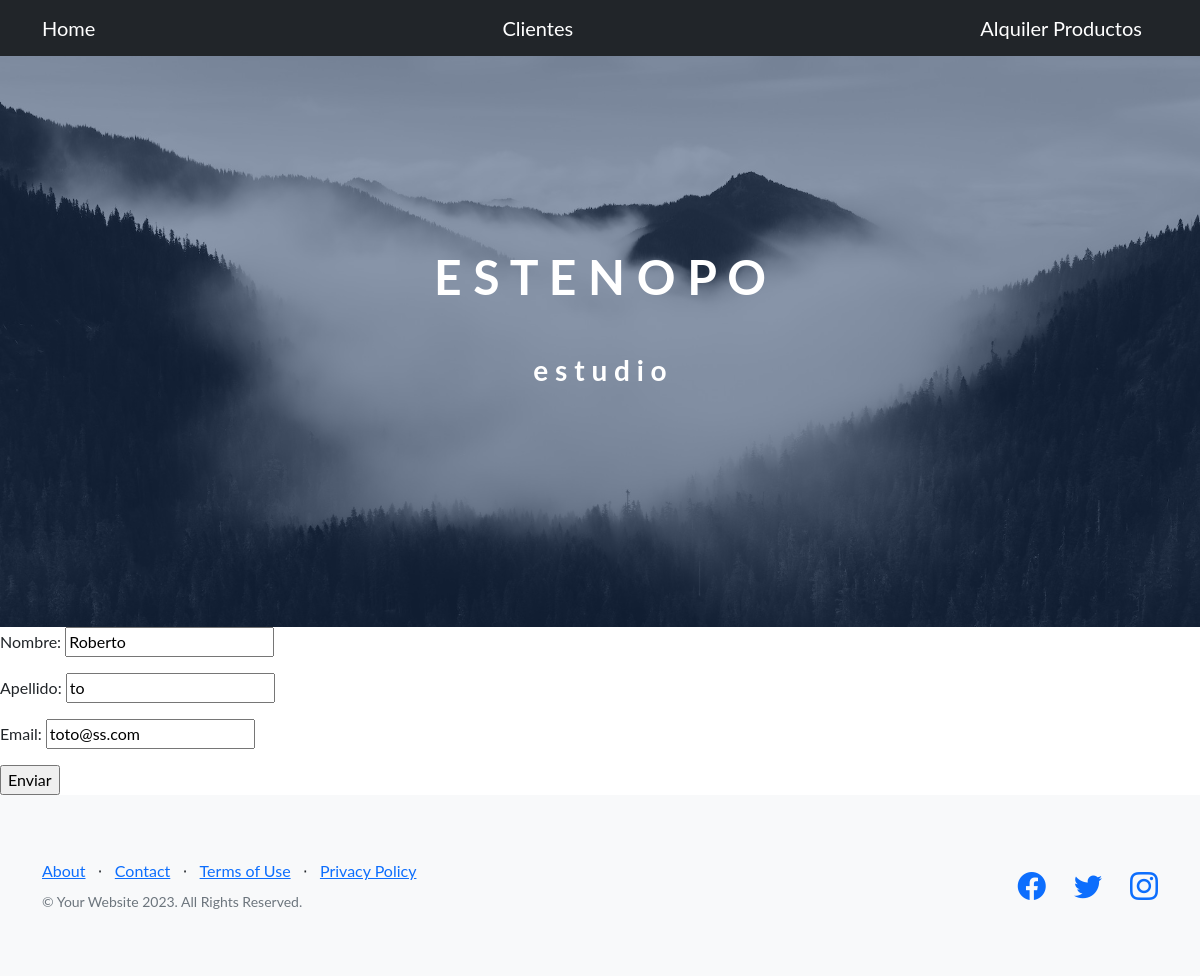
The app's page /AlquilerApp/cliente/editar/19, older data.
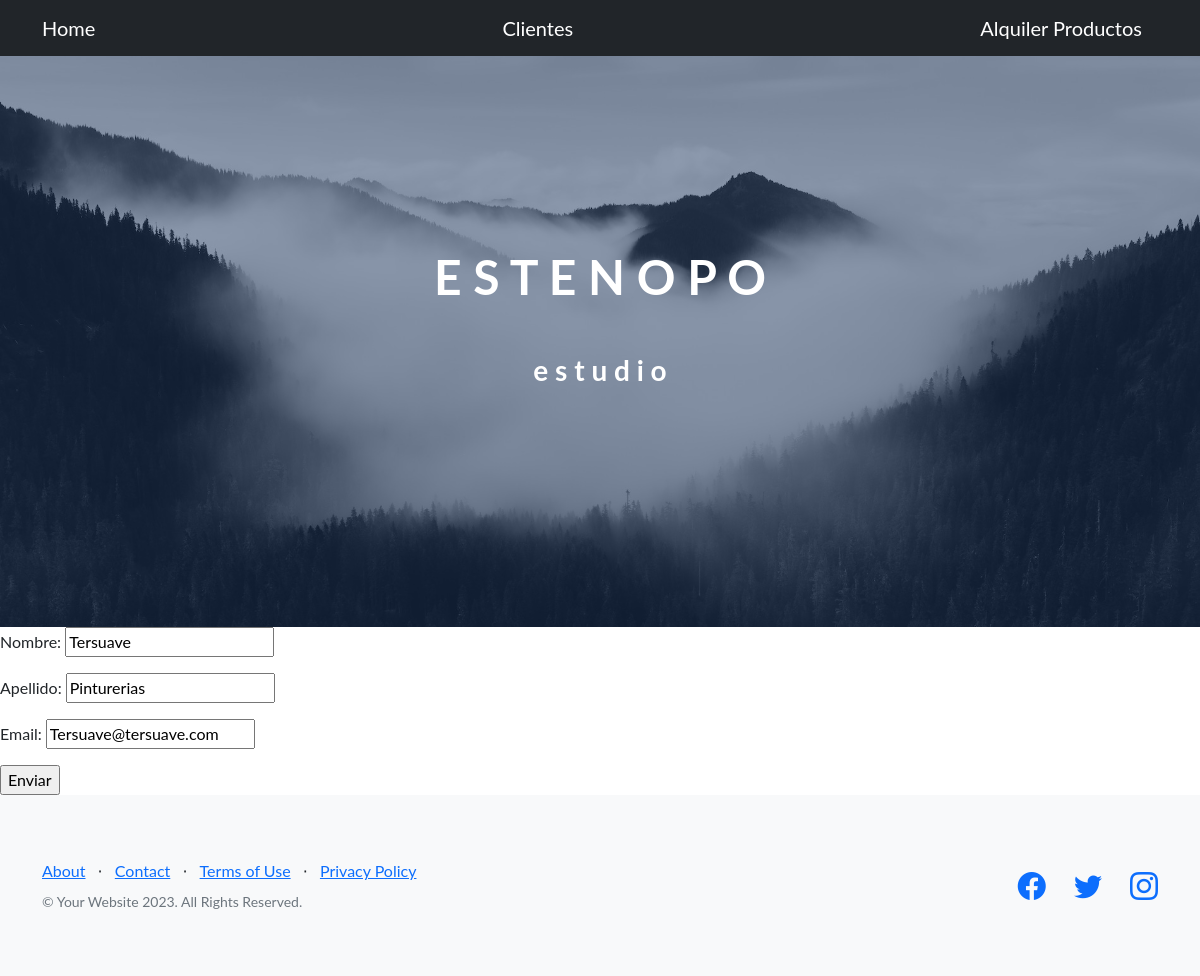
The same page, newer data.
### AlquilerApp/models.py (models this page shows, shortened)
class Cliente(models.Model):
    nombre=models.CharField(max_length=20)
    apellido=models.CharField(max_length=20)
    email=models.EmailField()

### AlquilerApp/views.py (the view)
# urls.py: path('cliente/editar/<pk>',views.ClienteUpdate.as_view(),name='Edit'),
class ClienteUpdate(UpdateView):
    model=Cliente
    success_url=reverse_lazy('List')
    fields=['nombre', 'apellido', 'email']

### AlquilerApp/Templates/AlquilerApp/cliente_form.html
{% extends "AlquilerApp/padre.html" %}
{% load static %}
{% block ContenidoQueCambia %}
    <form method="post"> {% csrf_token %}
        {{ form.as_p}}
        <input type="submit" value="Enviar"/>
    </form>
{% endblock %}

Row changes from the older to the newer data that the page shows:
changed Cliente: nombre "Roberto" → "Tersuave"; apellido "to" → "Pinturerias"; email "toto@ss.com" → "Tersuave@tersuave.com"
